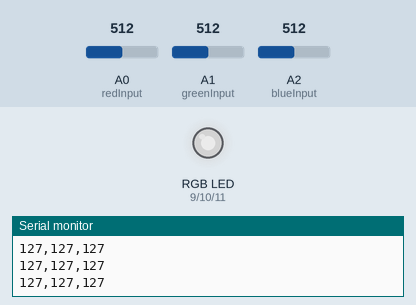
Recording of a sketch running on a simulated Arduino Uno, built with avr-gcc and run on an emulated ATmega328P. On the bench: an RGB LED mixed from three pins (HIGH = lit), the last lines printed to the serial monitor. The inputs (shaded band) are chosen by the test bench; at power-on: A0 (redInput) = 512, A1 (greenInput) = 512, A2 (blueInput) = 512. Dim RGB values are drawn brighter than linear.

Above: at 1.2 s.
1.3 s: A0 (redInput) set to 43
At 2.2 s:
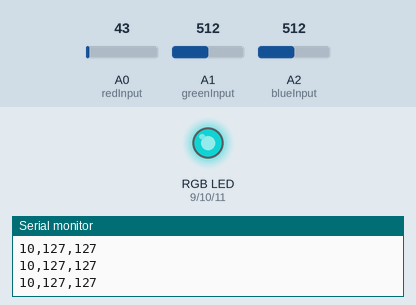
2.8 s: A0 (redInput) set to 35
At 3.2 s:
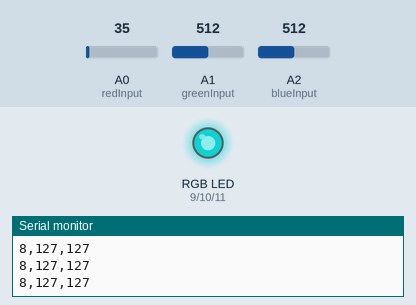
5.8 s: A1 (greenInput) set to 716
At 6.6 s:
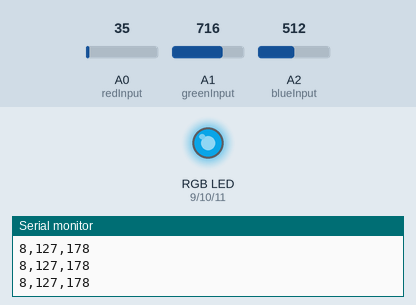
7.3 s: A2 (blueInput) set to 716
At 7.7 s:
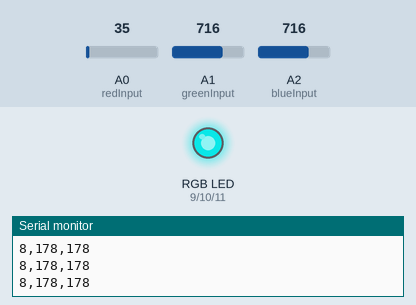
8.8 s: A1 (greenInput) set to 900
At 10.0 s:
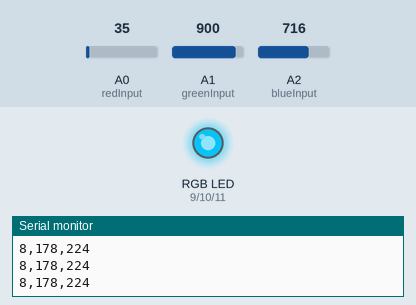
10.3 s: A2 (blueInput) set to 900
At 11.1 s:
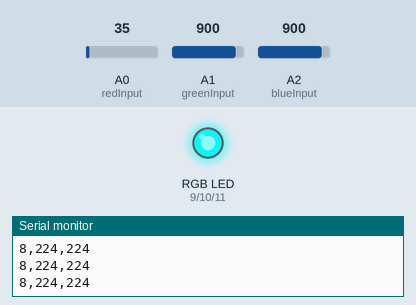
Timing chart, 0 to 12.8 s (numbered marks = the images above; inputs shaded):
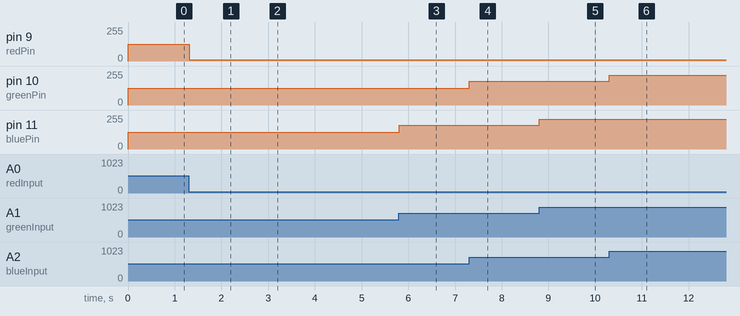

Measured:
- after the input at 1.3 s, pin 9 (redPin): 127/255 → 10/255 at once
- after the input at 2.8 s, pin 9 (redPin): 10/255 → 8/255 at once
- after the input at 5.8 s, pin 11 (bluePin): 127/255 → 178/255 at once
- after the input at 7.3 s, pin 10 (greenPin): 127/255 → 178/255 at once
- after the input at 8.8 s, pin 11 (bluePin): 178/255 → 224/255 at once
- after the input at 10.3 s, pin 10 (greenPin): 178/255 → 224/255 at once

The sketch:

analogRGBControl.ino
```cpp
const int redPin = 9;
const int greenPin = 10;
const int bluePin = 11;

const int redInput = A0;
const int greenInput = A1;
const int blueInput = A2;

int redValue;
int greenValue;
int blueValue;

void setup() {
  pinMode(redInput, INPUT);
  pinMode(greenInput, INPUT);
  pinMode(blueInput, INPUT);

  pinMode(redPin, OUTPUT);
  pinMode(greenPin, OUTPUT);
  pinMode(bluePin, OUTPUT);

  Serial.begin(9600);
}

void setColor(int redValue, int greenValue, int blueValue){
  analogWrite(redPin, redValue);
  analogWrite(greenPin, greenValue);
  analogWrite(bluePin, blueValue);
}

void loop() {
  int potRed, potGreen, potBlue;

  potRed = analogRead(redInput);
  potGreen = analogRead(greenInput);
  potBlue = analogRead(blueInput);

  redValue = map(potRed, 0, 1023, 0, 255);
  blueValue = map(potGreen, 0, 1023, 0, 255);
  greenValue = map(potBlue, 0, 1023, 0, 255);

  setColor(redValue, greenValue, blueValue);

  Serial.println(String(redValue)+","+String(greenValue)+","+String(blueValue));
}
```
